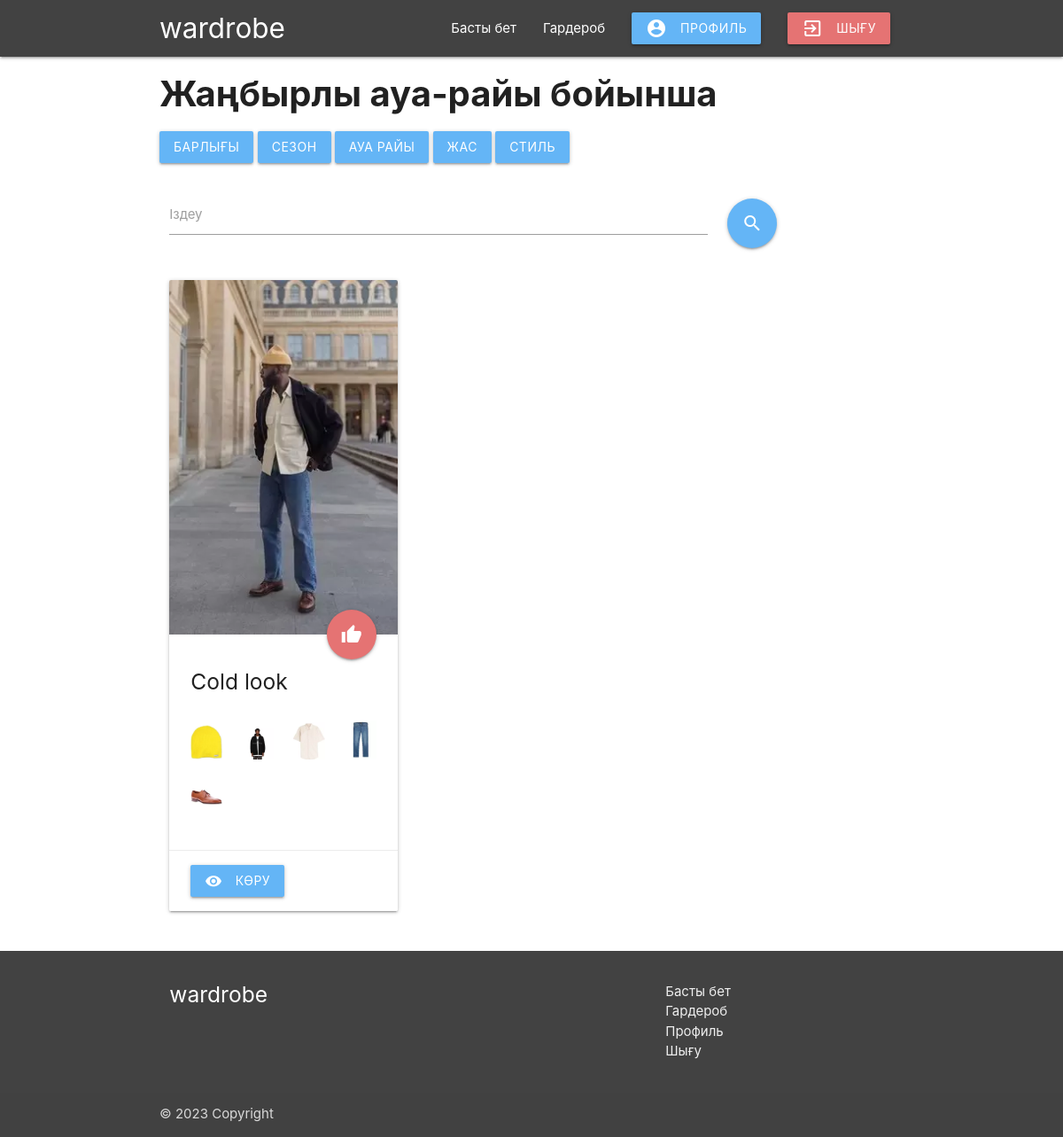
Screenshot of /looks/filter/weather/zhabyirlyi/ (signed in) with the database file from the repository.
### warderobApp/models.py (models this page shows, shortened)
class Weather(models.Model):
    weatherName = models.CharField("Ауа-райы", max_length=255)
    slug = models.SlugField(unique=True, editable=False, blank=True)
    class Meta:
        verbose_name = "Ауа-райы"
        verbose_name_plural = "Ауа-райы"

class Look(models.Model):
    lookName = models.CharField("Лук атауы", max_length=255, blank=True, null=True)
    season = models.ForeignKey(Season, on_delete=models.CASCADE, verbose_name="Мезгіл", blank=True, null=True)
    weather = models.ForeignKey(Weather, on_delete=models.CASCADE, verbose_name="Ауа-райы", blank=True, null=True)
    style = models.ForeignKey(Style, on_delete=models.CASCADE, verbose_name="Стиль", blank=True, null=True)
    age = models.ForeignKey(Age, on_delete=models.CASCADE, verbose_name="Жас", blank=True, null=True)
    description = models.TextField("Сипаттамасы", blank=True, null=True)
    lookFullPhoto = models.ImageField("Луктың суреті", upload_to="images/looks/", blank=True, null=True)
    head = models.ImageField("Бас киім", upload_to="images/heads/", blank=True, null=True)
    headLink = models.CharField("Сілтеме", max_length=500, blank=True, null=True)
    eyes = models.ImageField("Көз", upload_to="images/eyes/", blank=True, null=True)
    eyesLink = models.CharField("Сілтеме", max_length=500, blank=True, null=True)
    top1 = models.ImageField("Куртка", upload_to="images/top1/", blank=True, null=True)
    top1Link = models.CharField("Сілтеме", max_length=500, blank=True, null=True)
    top2 = models.ImageField("Футболка", upload_to="images/top2/", blank=True, null=True)
    top2Link = models.CharField("Сілтеме", max_length=500, blank=True, null=True)
    hands = models.ImageField("Қол", upload_to="images/hands/", blank=True, null=True)
    handsLink = models.CharField("Сілтеме", max_length=500, blank=True, null=True)
    bottom1 = models.ImageField("Шалбар", upload_to="images/bottom1/", blank=True, null=True)
    bottom1Link = models.CharField("Сілтеме", max_length=500, blank=True, null=True)
    bottom2 = models.ImageField("Шолақ", upload_to="images/bottom2/", blank=True, null=True)
    bottom2Link = models.CharField("Сілтеме", max_length=500, blank=True, null=True)
    shoes = models.ImageField("Аяқ киім", upload_to="images/shoes/", blank=True, null=True)
    shoesLink = models.CharField("Сілтеме", max_length=500, blank=True, null=True)
    isFavorite = models.BooleanField("Таңдаулы", default=False, blank=True, null=True)
    isPopular = models.BooleanField("Таңымал", default=False, blank=True, null=True)
    class Meta:
        verbose_name = "Лук"
        verbose_name_plural = "Луктар"

### warderobApp/views.py (the view)
# urls.py: path('looks/filter/weather/<slug:slug>/', views.filterByWeather, name='filterByWeather'),
def filterByWeather(request, slug=None):
    weather = None
    ages = Age.objects.all()
    weathers = Weather.objects.all()
    seasons = Season.objects.all()
    styles = Style.objects.all()
    looks = Look.objects.all()
    searchData = request.GET.get('search')
    if searchData:
        looks = Look.objects.filter(Q(lookName__icontains=searchData) | Q(description__icontains=searchData))
    else:
        looks = Look.objects.all()
    if slug:
        weather = get_object_or_404(Weather, slug=slug)
        looks = looks.filter(weather=weather)
    return render(request, 'looks-by-weather.html', {
        'weather': weather,
        'ages': ages,
        'weathers': weathers,
        'seasons': seasons,
        'styles': styles,
        'looks': looks
    })

### warderobApp/templates/looks-by-weather.html (shortened to what this page needs)
{% extends './base.html' %}
{% block content %}
{% if user.is_authenticated %}
    <div class="a-block">
        <div class="container">
            <h2 class="primary-title">{{ weather.weatherName }} ауа-райы бойынша</h2>
            <div class="filter">
                <a href="{% url 'looksPage' %}" class="btn waves-effect waves-light blue lighten-2">Барлығы</a>
                <a class='dropdown-trigger btn waves-effect waves-light blue lighten-2' href='#' data-target='dropdown1'>Сезон</a>
                <a class='dropdown-trigger btn waves-effect waves-light blue lighten-2' href='#' data-target='dropdown2'>Ауа райы</a>
                <a class='dropdown-trigger btn waves-effect waves-light blue lighten-2' href='#' data-target='dropdown3'>Жас</a>
                <a class='dropdown-trigger btn waves-effect waves-light blue lighten-2' href='#' data-target='dropdown4'>Стиль</a>
            </div>
            <form action="{% url 'looksPage' %}">
                <div class="row">
                    <div class="input-field col s9">
                        <input id="icon_prefix" type="search" name="search" class="validate">
                        <label for="icon_prefix">Іздеу</label>
                    </div>
                    <div class="col s3">
                        <button type="submit" style="margin-top: 20px;" class="btn-floating btn-large waves-effect waves-light blue lighten-2"><i class="material-icons">search</i></button>
                    </div>
                </div>
            </form>
            <div class="row">
                {% for look in looks %}
                <div class="col s12 m6 l4">
                    <div class="card">
                        <div class="card-image">
                          <img src="{{ look.lookFullPhoto.url }}">
                          <form method="post" action="{% url 'toggle_favorite' pk=look.pk %}">
                                {% if favorited %}
                                <button onclick="M.toast({html: 'Таңдаулыға қосылды'})" data-id="{{ look.pk }}" class="favorite-btn btn-floating btn-large halfway-fab waves-effect waves-light red lighten-2"><i class="material-icons">delete</i></button>
                                {% else %}
                                <button onclick="M.toast({html: 'Таңдаулыға қосылды'})" data-id="{{ look.pk }}" class="favorite-btn btn-floating btn-large halfway-fab waves-effect waves-light red lighten-2"><i class="material-icons">thumb_up</i></button>
                                {% endif %}
                                <span class="badge">{{ favorite_count }}</span>
                            </form>
                        </div>
                        <div class="card-content">
                            <h5 style="margin-bottom: 30px;">{{ look.lookName }}</h5>
                            <div class="row">
                                {% if look.head and look.headLink %}
                                <div class="col s3">
                                    <a href="{{ look.headLink }}" target="_blank"><img width="100%" src="{{ look.head.url }}"></a>
                                </div>
                                {% else %}
                                <div></div>
                                {% endif %}
                                {% if look.top1 and look.top1Link %}
                                <div class="col s3">
                                    <a href="{{ look.top1Link }}" target="_blank"><img width="100%" src="{{ look.top1.url }}"></a>
                                </div>
                                {% else %}
                                <div></div>
                                {% endif %}
                                {% if look.top2 and look.top2Link %}
                                <div class="col s3">
                                    <a href="{{ look.top2Link }}" target="_blank"><img width="100%" src="{{ look.top2.url }}"></a>
                                </div>
                                {% else %}
                                <div></div>
                                {% endif %}
                                {% if look.bottom1 and look.bottom1Link %}
                                <div class="col s3">
                                    <a href="{{ look.bottom1Link }}" target="_blank"><img width="100%" src="{{ look.bottom1.url }}"></a>
                                </div>
                                {% else %}
                                <div></div>
                                {% endif %}
                                {% if look.shoes and look.shoesLink %}
                                <div class="col s3">
                                    <a href="{{ look.shoesLink }}" target="_blank"><img width="100%" src="{{ look.shoes.url }}"></a>
                                </div>
                                {% else %}
                                <div></div>
                                {% endif %}
                            </div>
                        </div>
                        <div class="card-action">
                          <a href="{% url 'lookDetailPage' pk=look.pk %}" class="btn waves-effect waves-light blue lighten-2"><i class="material-icons left">remove_red_eye</i> Көру</a>
                        </div>
                      </div>
                </div>
                {% endfor %}
            </div>
        </div>
    </div>
{% endif %}
{% endblock %}

### warderobApp/static/css/style.css (style rules this page uses)
.a-block { padding: 10px 0; }
.a-block .primary-title { font-size: 40px; margin-top: 10px; margin-bottom: 10px; font-weight: 700; }
.filter { margin: 20px 0; }

### warderobApp/templates/looks-by-weather.html (style rules this page uses)
.card .card-image img { width: 100%; height: 400px; object-fit:cover; }

### rows the page displays
Weather: weatherName "Жаңбырлы"
Look: lookFullPhoto (picture), lookName "Cold look", head (picture), top1 (picture), top2 (picture), bottom1 (picture), shoes (picture)
